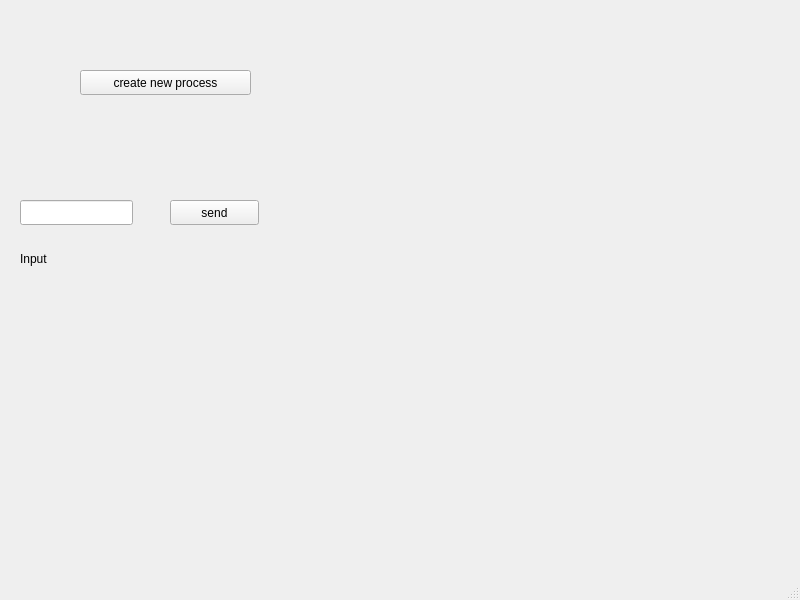
<?xml version="1.0" encoding="UTF-8"?>
<ui version="4.0">
 <class>MainWindow</class>
 <widget class="QMainWindow" name="MainWindow">
  <property name="geometry">
   <rect>
    <x>0</x>
    <y>0</y>
    <width>800</width>
    <height>600</height>
   </rect>
  </property>
  <property name="windowTitle">
   <string>MainWindow</string>
  </property>
  <widget class="QWidget" name="centralwidget">
   <widget class="QPushButton" name="pushButton">
    <property name="geometry">
     <rect>
      <x>80</x>
      <y>70</y>
      <width>171</width>
      <height>25</height>
     </rect>
    </property>
    <property name="text">
     <string>create new process</string>
    </property>
   </widget>
   <widget class="QLineEdit" name="lineEdit">
    <property name="geometry">
     <rect>
      <x>20</x>
      <y>200</y>
      <width>113</width>
      <height>25</height>
     </rect>
    </property>
   </widget>
   <widget class="QPushButton" name="pushButton_2">
    <property name="geometry">
     <rect>
      <x>170</x>
      <y>200</y>
      <width>89</width>
      <height>25</height>
     </rect>
    </property>
    <property name="text">
     <string>send</string>
    </property>
   </widget>
   <widget class="QLabel" name="label_output">
    <property name="geometry">
     <rect>
      <x>20</x>
      <y>250</y>
      <width>151</width>
      <height>17</height>
     </rect>
    </property>
    <property name="text">
     <string>Input</string>
    </property>
   </widget>
  </widget>
  <widget class="QMenuBar" name="menubar">
   <property name="geometry">
    <rect>
     <x>0</x>
     <y>0</y>
     <width>800</width>
     <height>22</height>
    </rect>
   </property>
  </widget>
  <widget class="QStatusBar" name="statusbar"/>
 </widget>
 <resources/>
 <connections/>
</ui>
